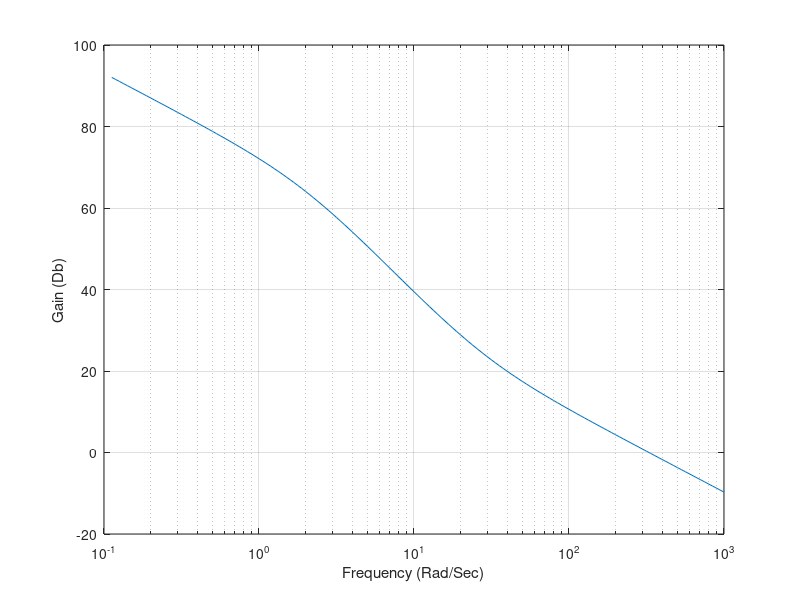
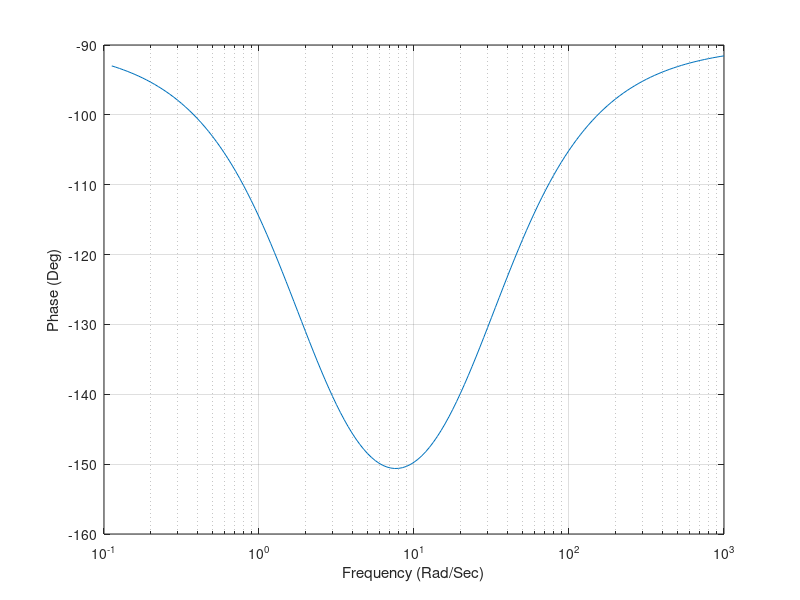

Recreate these plots in MATLAB, in order.
clear
count=0;
for I=2:160
W=10^(.025*I-1);
C1=1.;
C2=.0363;
TOP=9000*sqrt(C1^2+(C2*W)^2);
BOT=2.*W*sqrt(1+(W/2.)^2);
XMAG=TOP/BOT;
GAIN=20*log10(XMAG);
PHASE=57.3*atan2(W,29.1)-90.-57.3*atan2(W,2.);
count=count+1;
ArrayW(count)=W;
ArrayGAIN(count)=GAIN;
ArrayPHASE(count)=PHASE;
end
figure
semilogx(ArrayW,ArrayGAIN),grid
xlabel('Frequency (Rad/Sec)')
ylabel('Gain (Db)')
figure
semilogx(ArrayW,ArrayPHASE),grid
xlabel('Frequency (Rad/Sec)')
ylabel('Phase (Deg)')
clc
output=[ArrayW',ArrayGAIN',ArrayPHASE'];
save datfil.txt output -ascii
disp 'simulation finished' 	
 	
